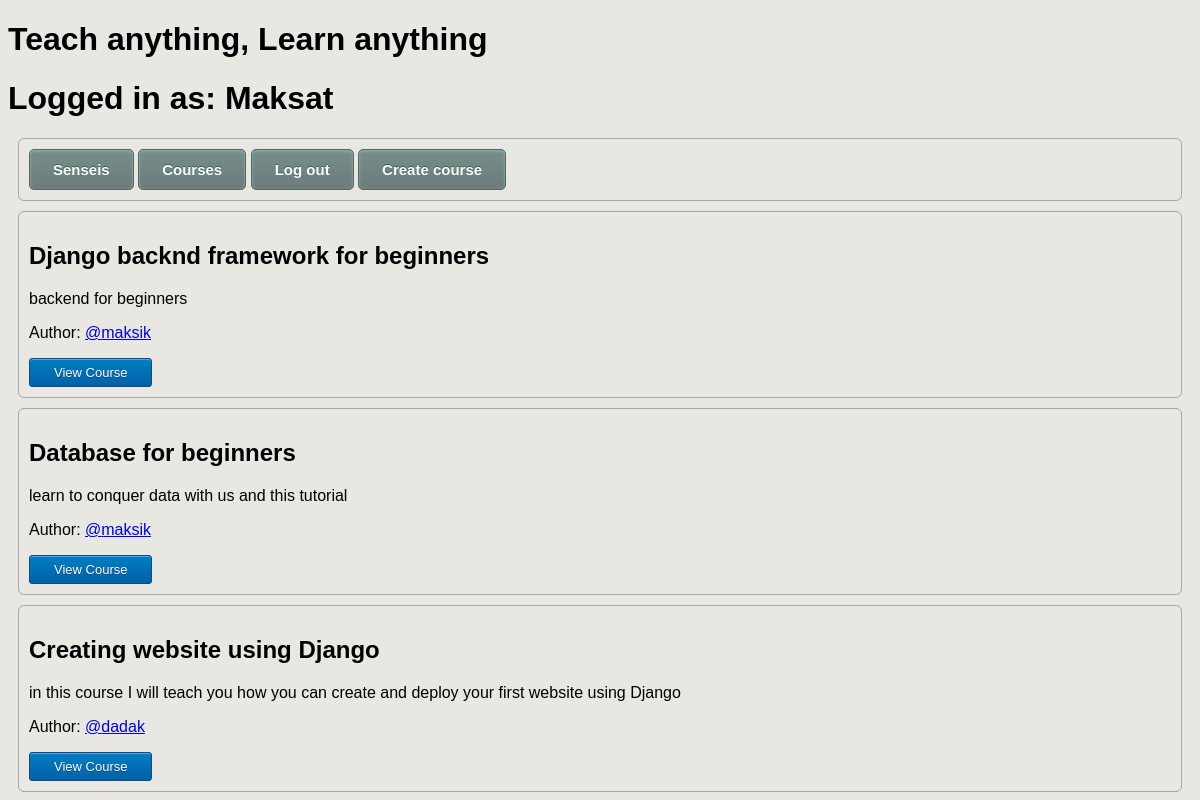
Screenshot of / (signed in) with the database file from the repository.
### sensei/models.py (models this page shows)
class Course(models.Model):
	name = models.CharField(max_length=255)
	description = models.TextField(blank=True)
	author = models.ForeignKey(User, on_delete=models.PROTECT, null=True)

### sensei/views.py (the view)
# urls.py: path('', CoursesView.as_view()),
class CoursesView(LoginRequiredMixin, ListView):
	model = Course
	template_name = 'sensei/home.html'
	context_object_name = 'course_list'
	login_url = reverse_lazy('login')
	def get_queryset(self):
		return Course.objects.all()

### sensei/templates/sensei/home.html
{% extends 'sensei/base.html' %}
{% block content %}
	{% for c in course_list %}
	<div class="element">
		<h2>{{c.name}}</h2>
		<p>{{c.description}}</p>
		<p>Author: <a href="{% url 'profile' c.author_id %}">@{{c.author.username}}</a></p>
		<a href="{% url 'course' c.pk %}" class="openButton">View Course</a>
	</div>
	{% endfor %}
{% endblock %}

### sensei/templates/sensei/base.html (shortened to what this page needs)
{% load static %}
<!DOCTYPE html>
<html>
<head>
	<link rel="stylesheet" type="text/css" href="{% static 'sensei/css/styles.css' %}">
</head>
<body>
	<h1 id="title">Teach anything, Learn anything</h1>
	{% block menu %}
		{% if request.user.is_authenticated %}
			<h1>Logged in as: {{request.user.first_name}}</h1>
			<div class="element">
				<a href="{% url 'users' %}" class="myButton">Senseis</a>
				<a href="{% url 'home' %}" class="myButton">Courses</a>
				<a href="{% url 'logout' %}" class="myButton">Log out</a>
				<a href="{% url 'create_course' %}" class="myButton">Create course</a>
			</div>
		{% endif %}
	{% endblock menu %}
	{% block content %}
	{% endblock %}
</body>
</html>

### sensei/static/sensei/css/styles.css (style rules this page uses)
body { background-color:#e8e7e2; font-family:Arial; }
.element { margin: 10px; padding: 10px; border: 1px solid rgba(10,38,56,0.33); border-radius: 6px; }
.myButton { box-shadow:inset 0px 1px 3px 0px #91b8b3; background:linear-gradient(to bottom, #768d87 5%, #6c7c7c 100%); background-color:#768d87; border-radius:5px; border:1px solid #566963; display:inline-block; cursor:pointer; color:#ffffff; font-family:Arial; font-size:15px; font-weight:bold; padding:11px 23px; text-decoration:none; text-shadow:0px -1px 0px #2b665e; }
.openButton { box-shadow:inset 0px 1px 0px 0px #54a3f7; background:linear-gradient(to bottom, #007dc1 5%, #0061a7 100%); background-color:#007dc1; border-radius:3px; border:1px solid #124d77; display:inline-block; cursor:pointer; color:#ffffff; font-family:Arial; font-size:13px; padding:6px 24px; text-decoration:none; text-shadow:0px 1px 0px #154682; }

### rows the page displays
Course: name "Django backnd framework for beginners", description "backend for beginners", author.username "maksik"
Course: name "Database for beginners", description "learn to conquer data with us and this tutorial", author.username "maksik"
Course: name "Creating website using Django", description "in this course I will teach you how you can create and deploy your first website using Django", author.username "dadak"

### other values shown
{{ request.user.first_name }} "Maksat"
